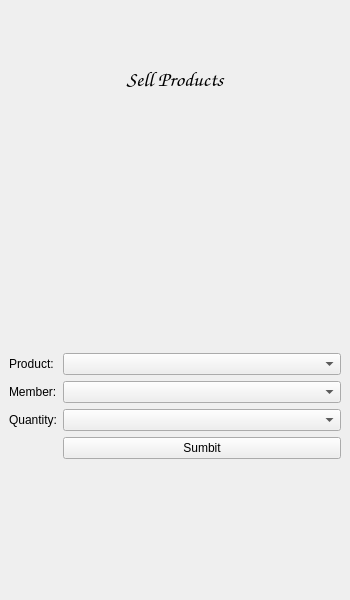
<?xml version="1.0" encoding="UTF-8"?>
<ui version="4.0">
 <class>MainWindow</class>
 <widget class="QMainWindow" name="MainWindow">
  <property name="geometry">
   <rect>
    <x>0</x>
    <y>0</y>
    <width>350</width>
    <height>600</height>
   </rect>
  </property>
  <property name="windowTitle">
   <string>Sell Product</string>
  </property>
  <property name="windowIcon">
   <iconset>
    <normaloff>icons/sell.png</normaloff>icons/sell.png</iconset>
  </property>
  <widget class="QWidget" name="centralwidget">
   <layout class="QVBoxLayout" name="mainLayout">
    <item>
     <layout class="QVBoxLayout" name="topmainLayout">
      <item>
       <widget class="QLabel" name="sellproductlabel">
        <property name="font">
         <font>
          <family>Comic Sans MS</family>
          <pointsize>16</pointsize>
          <weight>75</weight>
          <bold>true</bold>
         </font>
        </property>
        <property name="text">
         <string>Sell Products</string>
        </property>
        <property name="alignment">
         <set>Qt::AlignCenter</set>
        </property>
       </widget>
      </item>
      <item>
       <widget class="QLabel" name="sellimg">
        <property name="text">
         <string/>
        </property>
        <property name="pixmap">
         <pixmap>icons/shop.png</pixmap>
        </property>
        <property name="alignment">
         <set>Qt::AlignCenter</set>
        </property>
       </widget>
      </item>
     </layout>
    </item>
    <item>
     <layout class="QFormLayout" name="formLayout">
      <property name="topMargin">
       <number>50</number>
      </property>
      <property name="bottomMargin">
       <number>0</number>
      </property>
      <item row="0" column="0">
       <widget class="QLabel" name="productlabel">
        <property name="text">
         <string>Product:</string>
        </property>
       </widget>
      </item>
      <item row="1" column="0">
       <widget class="QLabel" name="memberlabel">
        <property name="text">
         <string>Member:</string>
        </property>
       </widget>
      </item>
      <item row="1" column="1">
       <widget class="QComboBox" name="comboBox_2"/>
      </item>
      <item row="2" column="0">
       <widget class="QLabel" name="quantitylabel">
        <property name="text">
         <string>Quantity:</string>
        </property>
       </widget>
      </item>
      <item row="2" column="1">
       <widget class="QComboBox" name="comboBox_3"/>
      </item>
      <item row="3" column="0">
       <widget class="QLabel" name="_label">
        <property name="text">
         <string/>
        </property>
       </widget>
      </item>
      <item row="3" column="1">
       <widget class="QPushButton" name="submitButton">
        <property name="text">
         <string>Sumbit</string>
        </property>
       </widget>
      </item>
      <item row="0" column="1">
       <widget class="QComboBox" name="comboBox"/>
      </item>
     </layout>
    </item>
   </layout>
  </widget>
 </widget>
 <resources/>
 <connections/>
</ui>
